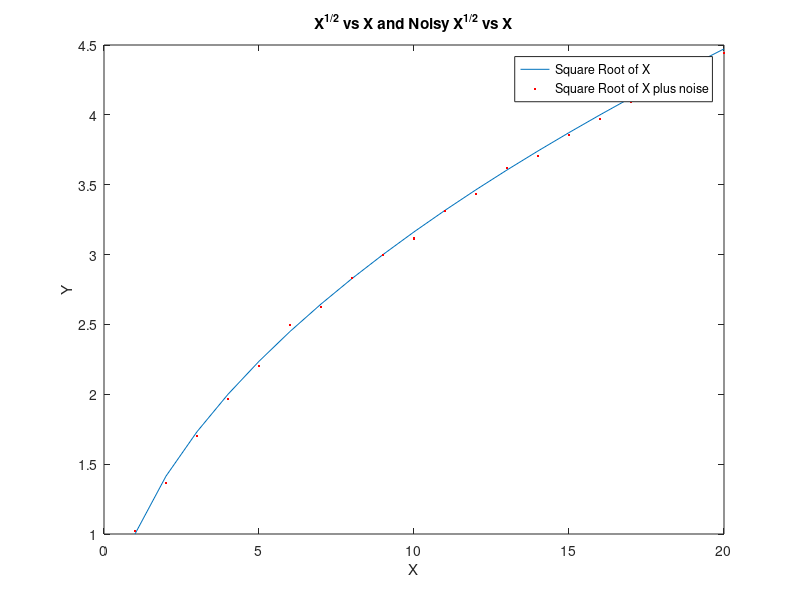

The MATLAB source for this figure:
% Code by Andrew Brodsky | SID: 107217786 | Assignment 4
% Prof: Maciej Zagrodzki (CSCI 1320) | Section 110 | anbr6390@colorado.edu

% Clear any pre-existing figures and do the usual housekeeping:
hold off;
clear figure;
clc;

% Create a linearly spaced vector x with 20 elements in the interval
% [1,20].
x=linspace(1,20,20);

% Create a vector y equal to the element-wise square root of vector x.
y=x.^(.5);

% Plot vector y vs vector x. Hold on to this figure for later additions.
plot(x,y);
hold on;

% Create a new vector y2 with 20 noisy points based around the values in
% vector y by adding a random value between -0.05 and +0.05 to each element
% in y. Then, plot y2 vs x as points on the same graph as y vs x.
y2=y+(0.1*rand(1,length(y))-0.05);
plot(x,y2,'.r')

% Label and title graph as appropriate.
xlabel('X');
ylabel('Y');
title('X^1^/^2 vs X and Noisy X^1^/^2 vs X');
legend('Square Root of X','Square Root of X plus noise');
